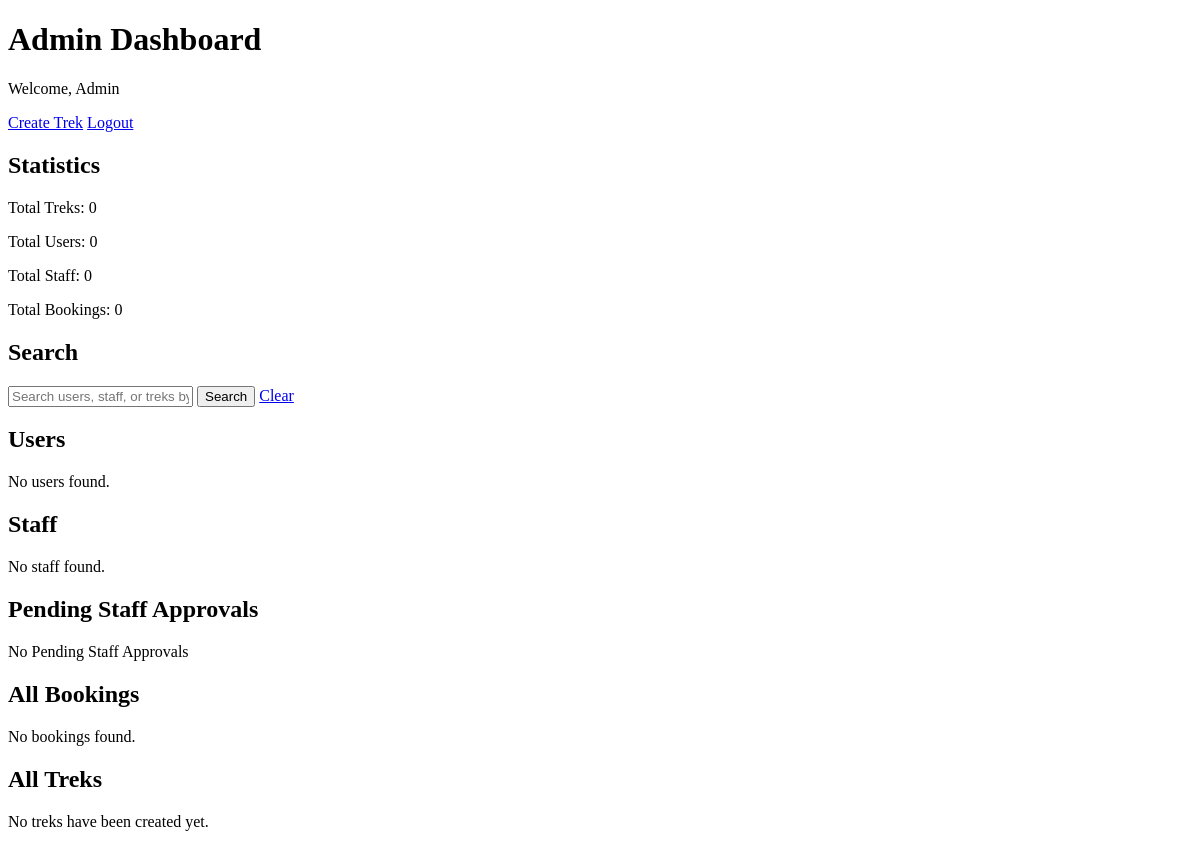
/admin/dashboard (signed in), run on an earlier commit of the app's database.
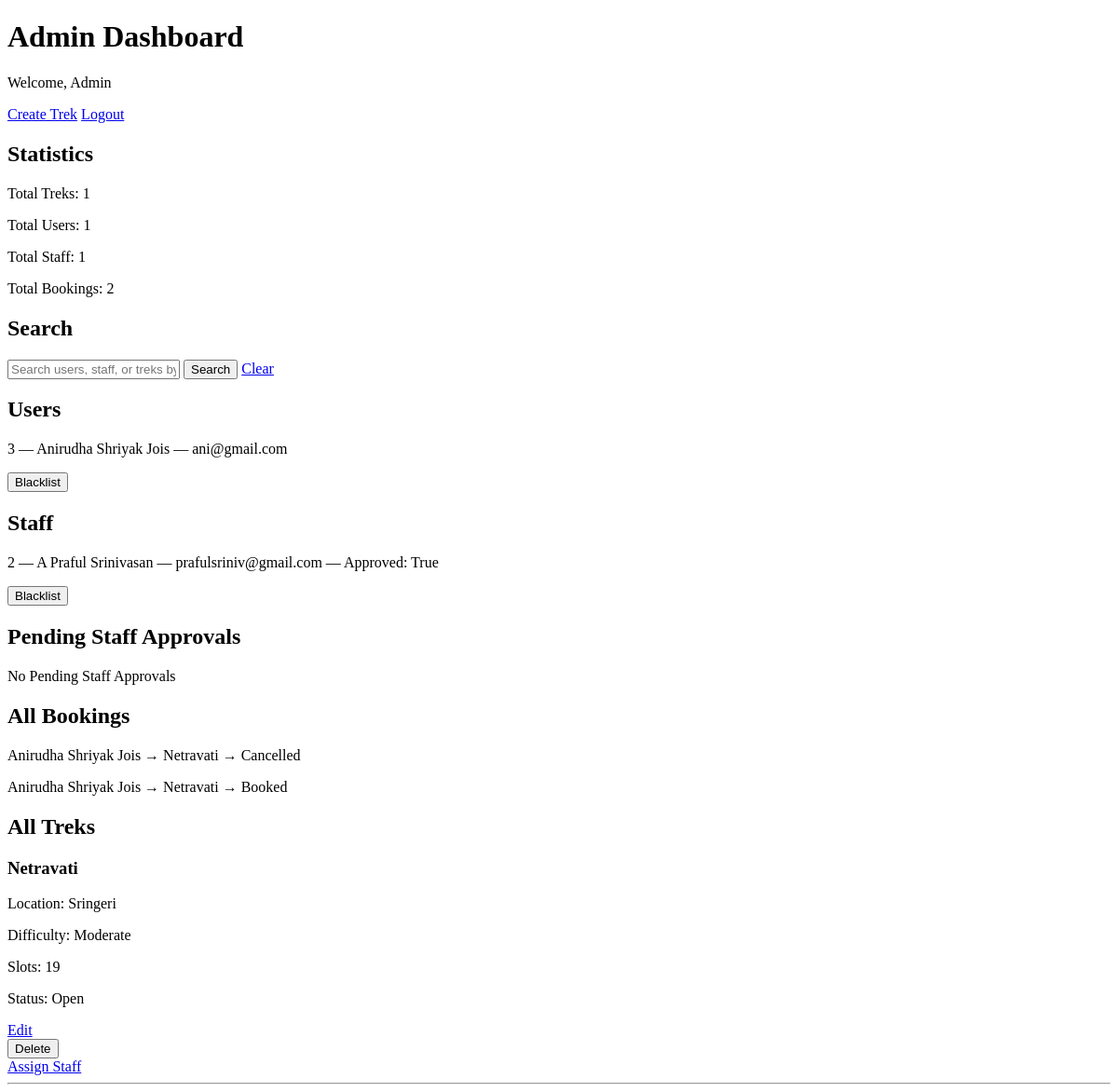
And on a later commit of the database.
### models.py (models this page shows)
class User(UserMixin, db.Model):
    id = db.Column(db.Integer, primary_key=True)
    name = db.Column(db.String(100), nullable=False)
    email = db.Column(db.String(120), unique=True, nullable=False)
    password_hash = db.Column(db.String(256), nullable=False)
    role = db.Column(db.String(50), nullable=False, default="user")
    is_approved = db.Column(db.Boolean, nullable=False, default=False)
    is_blacklisted = db.Column(db.Boolean, nullable=False, default=False)
    bookings = db.relationship(
        "Booking",
        back_populates="user"
    )
    staff_assignments = db.relationship(
        "TrekAssignment",
        back_populates="staff"
    )

class Booking(db.Model):
    id = db.Column(db.Integer, primary_key=True)
    user_id = db.Column(
        db.Integer,
        db.ForeignKey("user.id"),
        nullable=False
    )
    trek_id = db.Column(
        db.Integer,
        db.ForeignKey("trek.id"),
        nullable=False
    )
    booking_date = db.Column(
        db.DateTime,
        nullable=False,
        default= lambda: datetime.now(timezone.utc)
    )
    status = db.Column(
        db.String(20),
        nullable=False,
        default="Booked"
    )
    user = db.relationship(
        "User",
        back_populates="bookings"
    )
    trek = db.relationship(
        "Trek",
        back_populates="bookings"
    )

class Trek(db.Model):
    id = db.Column(db.Integer, primary_key=True)
    name = db.Column(db.String(100), nullable=False)
    location = db.Column(db.String(150), nullable=False)
    difficulty = db.Column(db.String(20), nullable=False)
    duration = db.Column(db.Integer, nullable=False)
    available_slots = db.Column(db.Integer, nullable=False)
    status = db.Column(db.String(20), nullable=False, default="Pending")
    start_date = db.Column(db.Date, nullable=False)
    end_date = db.Column(db.Date, nullable=False)
    bookings = db.relationship(
        "Booking",
        back_populates="trek"
    )
    staff_assignments = db.relationship(
        "TrekAssignment",
        back_populates="trek"
    )

### app.py (the view, shortened to what this page needs)
@app.route("/admin/dashboard")
@login_required
def admin_dashboard():
    if current_user.role != "admin":
        return "Access denied", 403
    search = request.args.get("search", "").strip()
    users_query = User.query.filter_by(role="user")
    staff_query = User.query.filter_by(role="staff")
    treks_query = Trek.query
    users = users_query.all()
    staff_members = staff_query.all()
    treks = treks_query.all()
    all_bookings = Booking.query.all()
    total_treks = Trek.query.count()
    total_users = User.query.filter_by(role="user").count()
    total_staff = User.query.filter_by(role="staff").count()
    total_bookings = Booking.query.count()
    pending_staff = User.query.filter_by(
        role="staff",
        is_approved=False,
        is_blacklisted=False
    ).all()
    return render_template(
        "admin_dashboard.html",
        treks=treks,
        pending_staff=pending_staff,
        users=users,
        staff_members=staff_members,
        all_bookings=all_bookings,
        total_treks=total_treks,
        total_users=total_users,
        total_staff=total_staff,
        total_bookings=total_bookings
    )

### app.py (called while the page is built)
@login_manager.user_loader
def load_user(user_id):
    return db.session.get(User, int(user_id))

### templates/admin_dashboard.html (shortened to what this page needs)
<!DOCTYPE html>
<html lang="en">
<head>
</head>
<body>
    <h1>Admin Dashboard</h1>
    <p>Welcome, {{ current_user.name }}</p>
    <a href="{{ url_for('create_trek') }}">Create Trek</a>
    <a href="{{ url_for('logout') }}">Logout</a>
    <h2>Statistics</h2>
    <p>Total Treks: {{ total_treks }}</p>
    <p>Total Users: {{ total_users }}</p>
    <p>Total Staff: {{ total_staff }}</p>
    <p>Total Bookings: {{ total_bookings }}</p>
    <h2>Search</h2>
    <form method="GET">
        <input
            type="text"
            name="search"
            placeholder="Search users, staff, or treks by name or ID"
            value="{{ request.args.get('search', '') }}"
        >
        <button type="submit">Search</button>
        <a href="{{ url_for('admin_dashboard') }}">Clear</a>
    </form>
    <h2>Users</h2>
    {% for user in users %}
        <p>{{ user.id }} — {{ user.name }} — {{ user.email }}</p>
        <form
            method="POST"
            action="{{ url_for('toggle_blacklist', user_id=user.id) }}"
        >
            <button type="submit">
                {% if user.is_blacklisted %}
                    Remove Blacklist
                {% else %}
                    Blacklist
                {% endif %}
            </button>
        </form>
    {% else %}
        <p>No users found.</p>
    {% endfor %}
    <h2>Staff</h2>
    {% for staff in staff_members %}
        <p>
            {{ staff.id }} — {{ staff.name }} — {{ staff.email }}
            — Approved: {{ staff.is_approved }}
        </p>
        <form
            method="POST"
            action="{{ url_for('toggle_blacklist', user_id=staff.id) }}"
        >
            <button type="submit">
                {% if staff.is_blacklisted %}
                    Remove Blacklist
                {% else %}
                    Blacklist
                {% endif %}
            </button>
        </form>
    {% else %}
        <p>No staff found.</p>
    {% endfor %}
    <h2>Pending Staff Approvals</h2>
    {% for staff in pending_staff %}
        <p>
            {{ staff.name }} — {{ staff.email }}
        </p>
        <form method="POST"
            action="{{ url_for('approve_staff', staff_id=staff.id) }}">
            <button type="submit">Approve</button>
        </form>
    {% else %}
        <p> No Pending Staff Approvals</p>
    {% endfor %}
    <h2>All Bookings</h2>
    {% for booking in all_bookings %}
        <p>
            {{ booking.user.name }}
            → {{ booking.trek.name }}
            → {{ booking.status }}
        </p>
    {% else %}
        <p>No bookings found.</p>
    {% endfor %}
    <h2>All Treks</h2>
    {% for trek in treks %}
        <div>
            <h3>{{ trek.name }}</h3>
            <p>Location: {{ trek.location }}</p>
            <p>Difficulty: {{ trek.difficulty }}</p>
            <p>Slots: {{ trek.available_slots }}</p>
            <p>Status: {{ trek.status }}</p>
            <a href="{{ url_for('edit_trek', trek_id=trek.id) }}">Edit</a>
            <form
                method="POST"
                action="{{ url_for('delete_trek', trek_id=trek.id) }}"
            >
                <button type="submit">Delete</button>
            </form>
            <a href="{{ url_for('assign_staff', trek_id=trek.id) }}">Assign Staff</a>
        </div>
        <hr>
    {% else %}
        <p>No treks have been created yet.</p>
    {% endfor %}
</body>
</html>

What changed in the data, as far as the page shows it:
added User: id "3", name "Anirudha Shriyak Jois", email "ani@gmail.com", is_blacklisted "Blacklist", shown under "Users"
added User: id "2", name "A Praful Srinivasan", email "prafulsriniv@gmail.com", is_approved "True", is_blacklisted "Blacklist", shown under "Staff"
added Booking: user.name "Anirudha Shriyak Jois", trek.name "Netravati", status "Cancelled"
added Booking: user.name "Anirudha Shriyak Jois", trek.name "Netravati", status "Booked"
added Trek: name "Netravati", location "Sringeri", difficulty "Moderate", available_slots "19", status "Open"
Also different on the page:
{{ total_treks }}: "0" → "1"
{{ total_users }}: "0" → "1"
{{ total_staff }}: "0" → "1"
{{ total_bookings }}: "0" → "2"
text no longer shown: "No users found. No staff found. No bookings found. No treks have been created yet."
